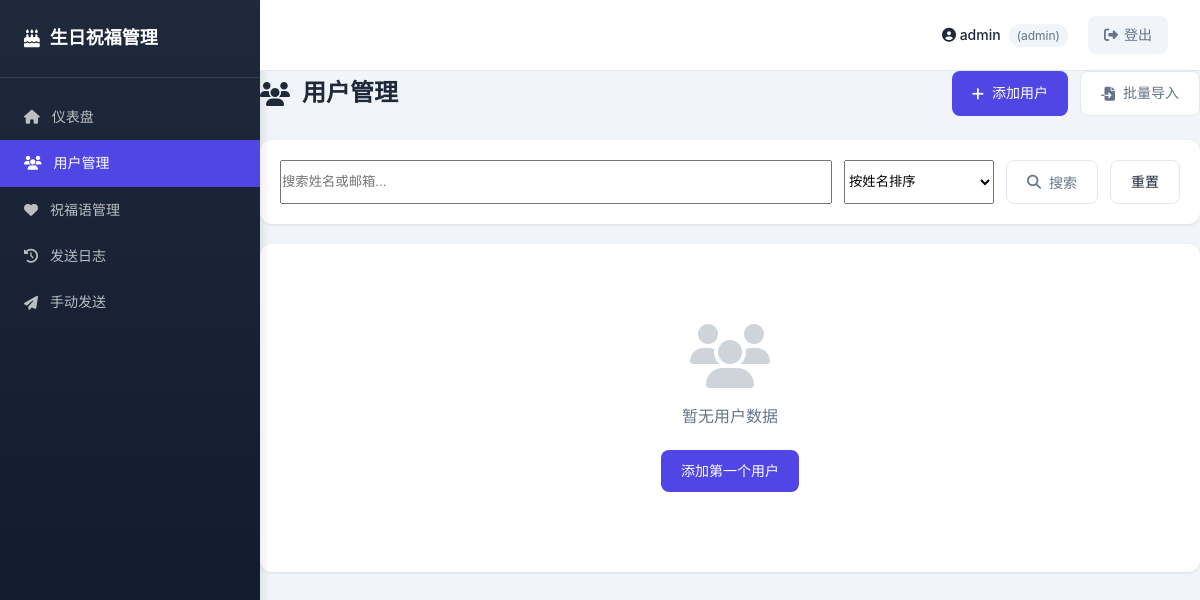
/users (signed in), run on an earlier commit of the app's database.
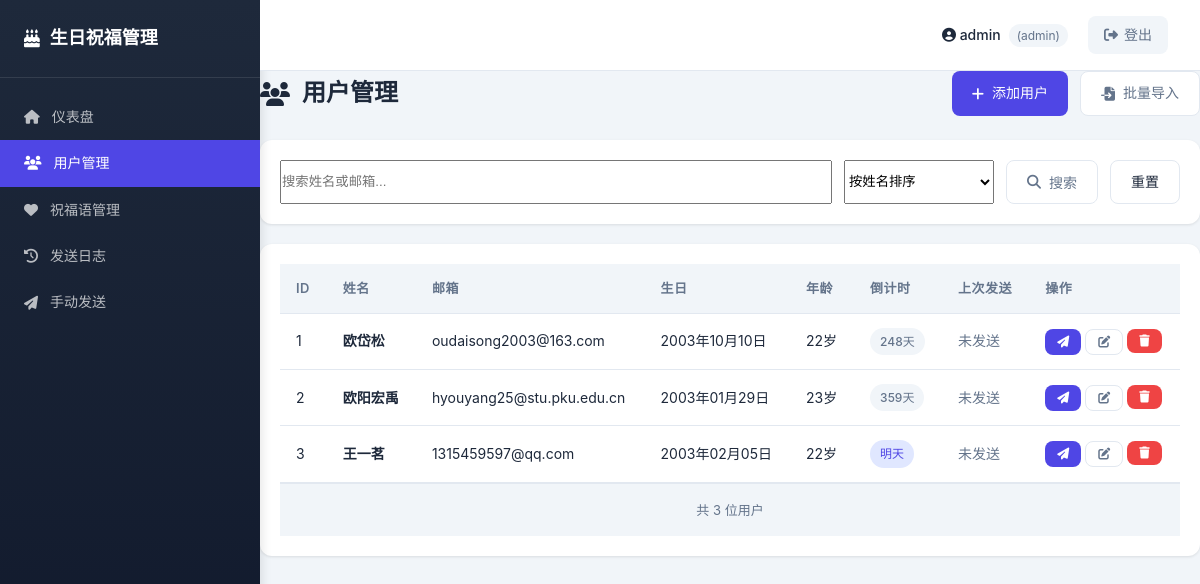
And on a later commit of the database.
### tables this page shows
CREATE TABLE users (
                id INTEGER PRIMARY KEY AUTOINCREMENT,
                name TEXT NOT NULL,
                email TEXT NOT NULL UNIQUE,
                dob TEXT NOT NULL,
                last_sent_year INTEGER,
                created_at TIMESTAMP DEFAULT CURRENT_TIMESTAMP,
                updated_at TIMESTAMP DEFAULT CURRENT_TIMESTAMP
            );

### app.py (the view, shortened to what this page needs)
@app.route('/users')
@login_required
def users_list():
    db = get_db()
    try:
        users = db.get_all_users()
        for user in users:
            user['age'] = calculate_age(user['dob'])
            user['days_until_birthday'] = calculate_next_birthday(user['dob'])
            user['dob_formatted'] = format_date(user['dob'])
            try:
                dt = parse_date(user['dob'])
                user['dob_short'] = f"{dt.month:02d}-{dt.day:02d}"
            except:
                user['dob_short'] = user['dob']
        search = request.args.get('search', '')
        sort_by = request.args.get('sort', 'name')
        if search:
            users = [u for u in users if search.lower() in u['name'].lower() or search.lower() in u['email'].lower()]
        if sort_by == 'name':
            users.sort(key=lambda x: x['name'])
        elif sort_by == 'days':
            users.sort(key=lambda x: x['days_until_birthday'])
        return render_template('users.html', users=users, search=search, sort_by=sort_by)
    finally:
        db.close()

### app.py (called while the page is built, shortened)
def get_db():
    return DBManager()

def parse_date(date_str):
    if isinstance(date_str, datetime):
        return date_str
    formats = [
        '%Y-%m-%d',      # 2003-01-17
        '%Y/%m/%d',      # 2003/01/17
        '%Y/%-m/%-d',    # 2003/1/17 (需要特殊处理)
        '%Y.%m.%d',      # 2003.01.17
        '%Y.%-m.%-d',    # 2003.1.17
    ]
    for fmt in ['%Y-%m-%d', '%Y/%m/%d', '%Y.%m.%d']:
        try:
            return datetime.strptime(date_str, fmt)
        except:
            continue

def format_date(date_str):
    if isinstance(date_str, str):
        try:
            dt = parse_date(date_str)
            return dt.strftime('%Y年%m月%d日')
        except:
            return date_str
    return date_str

def calculate_age(dob):
    today = datetime.now()
    dob = parse_date(dob) if isinstance(dob, str) else dob
    age = today.year - dob.year
    if today.month < dob.month or (today.month == dob.month and today.day < dob.day):
        age -= 1
    return age

def calculate_next_birthday(dob):
    today = datetime.now()
    dob = parse_date(dob) if isinstance(dob, str) else dob
    next_birthday = datetime(today.year, dob.month, dob.day)
    if next_birthday < today:
        next_birthday = datetime(today.year + 1, dob.month, dob.day)
    days_left = (next_birthday - today).days
    return days_left

### auth.py (called while the page is built)
def login_required(f):
    @wraps(f)
    def decorated_function(*args, **kwargs):
        if not AuthManager.is_logged_in():
            return redirect(url_for('login', next=request.url))
        return f(*args, **kwargs)
    return decorated_function

    @staticmethod
    def is_logged_in():
        return 'user_id' in session

### db_manager.py (called while the page is built)
    def _init_sqlite(self):
        db_path = Config.DB_SQLITE_PATH
        if not os.path.isabs(db_path):
            db_path = os.path.abspath(os.path.join(
                os.path.dirname(__file__),
                db_path
            ))
        self.conn = sqlite3.connect(
            db_path,
            check_same_thread=False
        )
        self.conn.row_factory = sqlite3.Row

    def get_all_users(self):
        sql = "SELECT * FROM users ORDER BY dob"
        return self._execute(sql, fetch=True)

    def close(self):
        if self.conn:
            self.conn.close()

### logger.py (called while the page is built)
    @classmethod
    def get(cls, name):
        if not cls._initialized:
            cls.init()
        if name not in cls._instances:
            cls._instances[name] = logging.getLogger(name)
        return cls._instances[name]

### templates/users.html (shortened to what this page needs)
{% extends "base.html" %}
{% block content %}
<div class="page-header">
    <h1><i class="fas fa-users"></i> 用户管理</h1>
    <div class="page-actions">
        <a href="{{ url_for('users_add') }}" class="btn btn-primary">
            <i class="fas fa-plus"></i> 添加用户
        </a>
        <a href="{{ url_for('users_batch_import') }}" class="btn btn-secondary">
            <i class="fas fa-file-import"></i> 批量导入
        </a>
    </div>
</div>
<div class="card">
    <div class="card-body">
        <form method="get" class="search-form">
            <div class="search-group">
                <input type="text" name="search" placeholder="搜索姓名或邮箱..." value="{{ search }}" class="search-input">
                <select name="sort" class="search-select">
                    <option value="name" {% if sort_by == 'name' %}selected{% endif %}>按姓名排序</option>
                </select>
                <button type="submit" class="btn btn-secondary">
                    <i class="fas fa-search"></i> 搜索
                </button>
                <a href="{{ url_for('users_list') }}" class="btn">重置</a>
            </div>
        </form>
    </div>
</div>
<div class="card">
    <div class="card-body">
        {% if users %}
        <div class="table-responsive">
            <table class="table">
                <thead>
                    <tr>
                        <th>ID</th>
                        <th>姓名</th>
                        <th>邮箱</th>
                        <th>生日</th>
                        <th>年龄</th>
                        <th>倒计时</th>
                        <th>上次发送</th>
                        <th>操作</th>
                    </tr>
                </thead>
                <tbody>
                    {% for user in users %}
                    <tr class="{% if user.days_until_birthday == 0 %}today-birthday{% endif %}">
                        <td>{{ user.id }}</td>
                        <td><strong>{{ user.name }}</strong></td>
                        <td>{{ user.email }}</td>
                        <td>{{ user.dob_formatted }}</td>
                        <td>{{ user.age }}岁</td>
                        <td>
                            {% if user.days_until_birthday == 0 %}
                                <span class="badge badge-today">今天</span>
                            {% elif user.days_until_birthday == 1 %}
                                <span class="badge badge-tomorrow">明天</span>
                            {% else %}
                                <span class="badge">{{ user.days_until_birthday }}天</span>
                            {% endif %}
                        </td>
                        <td>
                            {% if user.last_sent_year %}
                                <span class="text-muted">{{ user.last_sent_year }}年</span>
                            {% else %}
                                <span class="text-muted">未发送</span>
                            {% endif %}
                        </td>
                        <td>
                            <div class="btn-group">
                                <a href="{{ url_for('send_test') }}?email={{ user.email }}&name={{ user.name }}" class="btn btn-sm btn-primary" title="发送祝福">
                                    <i class="fas fa-paper-plane"></i>
                                </a>
                                <a href="{{ url_for('users_edit', user_id=user.id) }}" class="btn btn-sm btn-secondary" title="编辑">
                                    <i class="fas fa-edit"></i>
                                </a>
                                <form method="post" action="{{ url_for('users_delete', user_id=user.id) }}" class="inline-form" onsubmit="return confirm('确定要删除用户 {{ user.name }} 吗？')">
                                    <button type="submit" class="btn btn-sm btn-danger" title="删除">
                                        <i class="fas fa-trash"></i>
                                    </button>
                                </form>
                            </div>
                        </td>
                    </tr>
                    {% endfor %}
                </tbody>
            </table>
        </div>
        <div class="card-footer">
            共 {{ users|length }} 位用户
        </div>
        {% else %}
        <div class="empty-state">
            <i class="fas fa-users"></i>
            <p>暂无用户数据</p>
            <a href="{{ url_for('users_add') }}" class="btn btn-primary">添加第一个用户</a>
        </div>
        {% endif %}
    </div>
</div>
{% endblock %}

### templates/base.html (shortened to what this page needs)
<!DOCTYPE html>
<html lang="zh-CN">
<head>
    <link rel="stylesheet" href="{{ url_for('static', filename='style.css') }}">
    <link rel="stylesheet" href="https://cdnjs.cloudflare.com/ajax/libs/font-awesome/6.4.0/css/all.min.css">
</head>
<body>
    <div class="container">
        <aside class="sidebar">
            <div class="sidebar-header">
                <h1><i class="fas fa-birthday-cake"></i> 生日祝福管理</h1>
            </div>
            <nav class="sidebar-nav">
                <a href="{{ url_for('index') }}" class="{% if request.endpoint == 'index' %}active{% endif %}">
                    <i class="fas fa-home"></i> 仪表盘
                </a>
                <a href="{{ url_for('users_list') }}" class="{% if request.endpoint and request.endpoint.startswith('users_') %}active{% endif %}">
                    <i class="fas fa-users"></i> 用户管理
                </a>
                <a href="{{ url_for('wishes_list') }}" class="{% if request.endpoint and request.endpoint.startswith('wishes_') %}active{% endif %}">
                    <i class="fas fa-heart"></i> 祝福语管理
                </a>
                <a href="{{ url_for('logs_list') }}" class="{% if request.endpoint == 'logs_list' %}active{% endif %}">
                    <i class="fas fa-history"></i> 发送日志
                </a>
                <a href="{{ url_for('send_test') }}" class="{% if request.endpoint == 'send_test' %}active{% endif %}">
                    <i class="fas fa-paper-plane"></i> 手动发送
                </a>
            </nav>
        </aside>
        <main class="main-content">
            <header class="top-header">
                <div class="header-right">
                    <div class="user-info">
                        <span class="user-name">
                            <i class="fas fa-user-circle"></i>
                            {{ session.username or 'Guest' }}
                        </span>
                        <span class="user-role">({{ session.role or 'user' }})</span>
                    </div>
                    <a href="{{ url_for('logout') }}" class="btn-logout">
                        <i class="fas fa-sign-out-alt"></i> 登出
                    </a>
                </div>
            </header>
            {% block content %}{% endblock %}
        </main>
    </div>
</body>
</html>

### static/style.css (style rules this page uses)
* { margin: 0; padding: 0; box-sizing: border-box; }
:root { --primary-color: #4f46e5; --primary-hover: #4338ca; --secondary-color: #64748b; --success-color: #10b981; --danger-color: #ef4444; --warning-color: #f59e0b; --info-color: #3b82f6; --bg-color: #f1f5f9; --card-bg: #ffffff; --text-primary: #1e293b; --text-secondary: #64748b; --border-color: #e2e8f0; --sidebar-width: 260px; --header-height: 60px; }
body { font-family: -apple-system, BlinkMacSystemFont, 'Segoe UI', 'PingFang SC', 'Hiragino Sans GB', 'Microsoft YaHei', sans-serif; font-size: 14px; line-height: 1.6; color: var(--text-primary); background-color: var(--bg-color); }
.container { display: flex; min-height: 100vh; }
.sidebar { width: var(--sidebar-width); background: linear-gradient(180deg, #1e293b 0%, #0f172a 100%); color: white; position: fixed; height: 100vh; overflow-y: auto; box-shadow: 2px 0 10px rgba(0,0,0,0.1); }
.sidebar-header { padding: 24px; border-bottom: 1px solid rgba(255,255,255,0.1); }
.sidebar-header h1 { font-size: 18px; font-weight: 600; display: flex; align-items: center; gap: 10px; }
.sidebar-nav { padding: 16px 0; }
.sidebar-nav a { display: flex; align-items: center; padding: 12px 24px; color: rgba(255,255,255,0.7); text-decoration: none; transition: all 0.2s; gap: 12px; }
.sidebar-nav a.active { background: var(--primary-color); color: white; }
.main-content { margin-left: var(--sidebar-width); flex: 1; display: flex; flex-direction: column; }
.top-header { background: white; padding: 16px 32px; display: flex; justify-content: space-between; align-items: center; border-bottom: 1px solid var(--border-color); position: sticky; top: 0; z-index: 10; }
.header-right { display: flex; align-items: center; gap: 20px; }
.user-info { display: flex; align-items: center; gap: 8px; }
.user-name { color: var(--text-primary); font-weight: 500; }
.user-role { color: var(--text-secondary); font-size: 12px; padding: 2px 8px; background: var(--bg-color); border-radius: 12px; }
.btn-logout { display: flex; align-items: center; gap: 6px; padding: 8px 16px; background: var(--bg-color); color: var(--text-secondary); text-decoration: none; border-radius: 8px; font-size: 14px; transition: all 0.2s; }
.page-header { display: flex; justify-content: space-between; align-items: center; margin-bottom: 24px; }
.page-header h1 { font-size: 24px; font-weight: 600; display: flex; align-items: center; gap: 12px; }
.page-actions { display: flex; gap: 12px; }
.btn { display: inline-flex; align-items: center; gap: 8px; padding: 10px 20px; border: none; border-radius: 8px; font-size: 14px; font-weight: 500; cursor: pointer; text-decoration: none; transition: all 0.2s; background: var(--card-bg); color: var(--text-primary); border: 1px solid var(--border-color); }
.btn-primary { background: var(--primary-color); color: white; border: none; }
.btn-secondary { background: var(--card-bg); color: var(--text-secondary); }
.btn-danger { background: var(--danger-color); color: white; border: none; }
.btn-sm { padding: 6px 12px; font-size: 12px; }
.btn-group { display: flex; gap: 4px; }
.card { background: var(--card-bg); border-radius: 12px; box-shadow: 0 1px 3px rgba(0,0,0,0.1); margin-bottom: 20px; overflow: hidden; }
.card-body { padding: 20px; }
.card-footer { padding: 16px 20px; border-top: 1px solid var(--border-color); background: var(--bg-color); text-align: center; color: var(--text-secondary); font-size: 13px; }
.table { width: 100%; border-collapse: collapse; }
.table th, .table td { padding: 14px 16px; text-align: left; border-bottom: 1px solid var(--border-color); }
.table thead th { font-weight: 600; color: var(--text-secondary); font-size: 13px; text-transform: uppercase; letter-spacing: 0.5px; background: var(--bg-color); }
.table-responsive { overflow-x: auto; }
.badge { display: inline-block; padding: 4px 10px; border-radius: 20px; font-size: 12px; font-weight: 500; background: var(--bg-color); color: var(--text-secondary); }
.badge-tomorrow { background: #e0e7ff; color: #4f46e5; }
.inline-form { display: inline; }
.search-form { margin: 0; }
.search-group { display: flex; gap: 12px; }
.search-input { flex: 1; min-width: 200px; }
.search-select { width: 150px; }
.text-muted { color: var(--text-secondary); }

What changed in the data, as far as the page shows it:
added users: id "1", name "欧岱松", email "oudaisong2003@163.com", dob_formatted "2003年10月10日", age "22", days_until_birthday "248"
added users: id "2", name "欧阳宏禹", email "hyouyang25@stu.pku.edu.cn", dob_formatted "2003年01月29日", age "23", days_until_birthday "359"
added users: id "3", name "王一茗", email "1315459597@qq.com", dob_formatted "2003年02月05日", age "22", shows "明天"
Also different on the page:
{{ users|length }}: (not shown) → "3"
text no longer shown: "暂无用户数据 添加第一个用户"
text now shown: "ID 姓名 邮箱 生日 年龄 倒计时 上次发送 操作 共 位用户"
